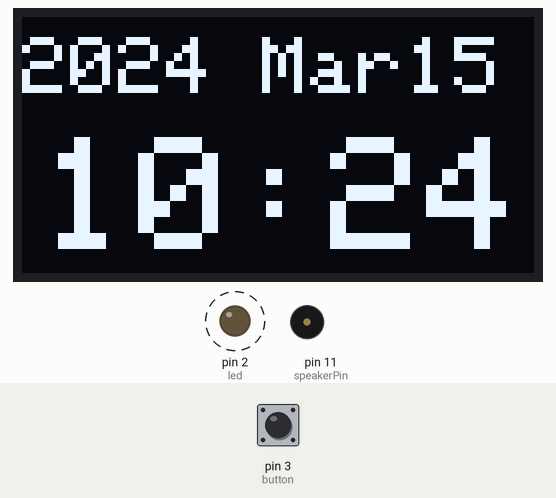
The sketch below on a simulated Arduino Uno, built with avr-gcc and run on an emulated ATmega328P. On the bench: 128×64 one-colour display, output pins drawn as LEDs (lit = HIGH), buzzer (waves = sounding). Dashed ring = blinking. The inputs (shaded band) are chosen by the test bench; at power-on: pin 3 (button) LOW. The local clock reads 2024-03-15 10:24:30 at power-on unless the sketch sets it; pins used as bus, display or sensor lines are not drawn.

Above: at 3.2 s.
3.3 s: pin 3 (button) pulled HIGH for 1.05 s
At 7.4 s:
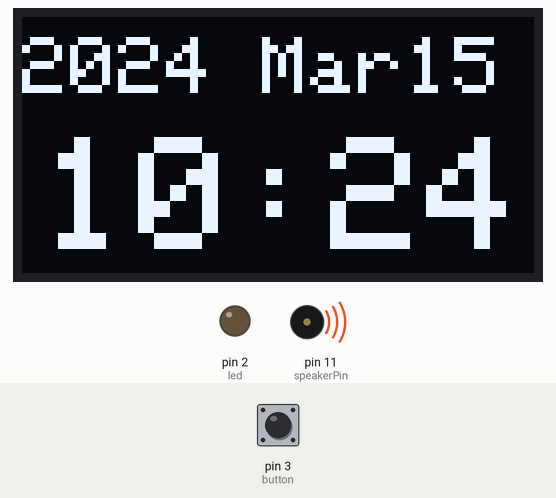
At 7.78 s:
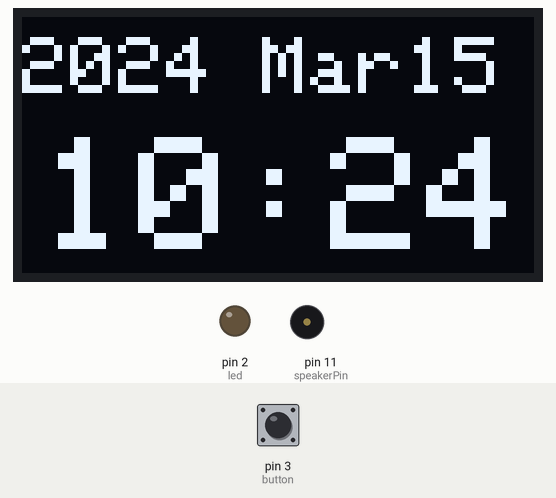
Timing chart, 0 to 11.9 s (numbered marks = the images above; inputs shaded):
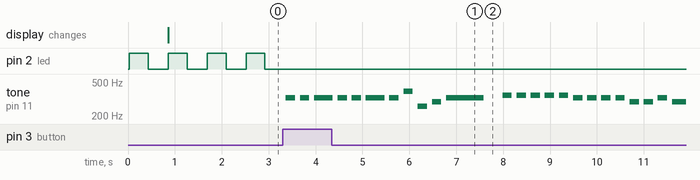

Measured:
- after the input at 3.3 s, pin 2 (led): stops changing and stays LOW; tone on pin 11 (speakerPin): plays 328 Hz for 0.20 s, 328 Hz for 0.20 s, 328 Hz for 0.40 s, 328 Hz for 0.20 s, 328 Hz for 0.20 s, 328 Hz for 0.40 s … (24 notes in this stretch), starting after 0.07 s
- by itself, pin 2 (led): alternates HIGH for 0.40 s and LOW for 0.43 s

The sketch:

OLED_Clock_SW_Festival.ino
```cpp
/*
  Title        : OLED_Clock_SW_Festival.ino
  Author       : zzeromin, member of Duksung Univ. WISE Center
  Creation Date: Nov 24, 2017
  Homepage     : http://wise.duksung.ac.kr
*/

/***************************************************************
  OLED Analogue Clock using Adafruit GFX and OLED libraries
  by Chris Rouse Oct 2014
  visit https://learn.adafruit.com/monochrome-oled-breakouts/arduino-library-and-examples
  for the OLED libraries and instructions on their use.

  Using a IIC 128x64 OLED with SSD1306 chip
  RTC DS1307
  Wire RTC:
  SCL Analog pin 5
  SDA Analog pin 4
  GND GND
  VCC +5v
***************************************************************/
// Add libraries
#include <Wire.h>
#include "RTClib.h"
#include <Adafruit_GFX.h>
#include <Adafruit_SSD1306.h>

// setup OLED display
#define OLED_RESET 4
Adafruit_SSD1306 display(OLED_RESET);
#if (SSD1306_LCDHEIGHT != 64)
#error("Height incorrect, please fix Adafruit_SSD1306.h!");
#endif

// Setup RTC
RTC_DS1307 RTC;
char monthString[37] = {"JanFebMarAprMayJunJulAugSepOctNovDec"};
int  monthIndex[122] = {0, 3, 6, 9, 12, 15, 18, 21, 24, 27, 30, 33};

int led = 2;
int button = 3;
int buttonState = 0;
int speakerPin = 11;

//Jingle Bells
int length = 26;
char notes[] = "eeeeeeegcde fffffeeeeddedg";
int beats[] = { 1, 1, 2, 1, 1, 2, 1, 1, 1, 1, 4, 1, 1, 1, 1, 1, 1, 1, 1, 1, 1, 1, 1, 1, 2, 2};
int tempo = 200;

void setup() {
  pinMode(led, OUTPUT);
  pinMode(button, INPUT);
  pinMode(speakerPin, OUTPUT);

  // If you want to set the aref to something other than 5v
  // analogReference(EXTERNAL);
  Wire.begin();
  RTC.begin();
  if (! RTC.isrunning()) {
    // Serial.println("RTC is NOT running!");
    // following line sets the RTC to the date & time this sketch was compiled
    RTC.adjust(DateTime(__DATE__, __TIME__));
  }
  // by default, we'll generate the high voltage from the 3.3v line internally! (neat!)
  // Use I2C Scanner to check the address, if necessary change the 0x3C in the line below
  display.begin(SSD1306_SWITCHCAPVCC, 0x3C);  // initialize with the I2C addr 0x3C (for the 128x64)
  // init done
  // set font size
  display.setTextSize(2.5);  // small font size
  display.setTextColor(WHITE);
  display.clearDisplay();
}

void loop() {
  ledBlink();
  buttonInput();

  //***** RTC **********
  DateTime now = RTC.now();
  display.setCursor(0, 5);
  display.setTextSize(2);  // small font size
  display.print(now.year(), DEC);
  display.print(' ');
  for (int i = 0; i <= 2; i++) {
    display.print(monthString[monthIndex[now.month() - 1] + i]);
  }
  //display.print(' ');
  display.print(now.day(), DEC);

  // display time in digital format
  display.setCursor(5, 30);
  display.setTextSize(4);  // small font size
  display.print(now.hour(), DEC);
  printDigits(now.minute());

  // update display with all data
  display.display();
  display.clearDisplay();
}

void printDigits(int digits) {
  // utility function for digital clock display: prints preceding colon and leading 0
  display.print(":");
  if (digits < 10)
    display.print('0');
  display.print(digits);
}

void ledBlink() {
  int delaytime = 400;
  digitalWrite(led, HIGH);
  delay(delaytime);
  digitalWrite(led, LOW);
  delay(delaytime);
}

void playTone(int tone, int duration) {
  for (long i = 0; i < duration * 1000L; i += tone * 2) {
    digitalWrite(speakerPin, HIGH);
    delayMicroseconds(tone);
    digitalWrite(speakerPin, LOW);
    delayMicroseconds(tone);
  }
}

void playNote(char note, int duration) {
  char names[] = { 'c', 'd', 'e', 'f', 's', 'g', 'a', 'v', 'b', 'C', 'D', 'E' };
  int tones[] = { 1915, 1700, 1519, 1432, 1352, 1275, 1136, 1073, 1014, 956, 852, 758 };

  // play the tone corresponding to the note name
  for (int i = 0; i < 8; i++) {
    if (names[i] == note) {
      playTone(tones[i], duration);
    }
  }
}

void buttonInput() {
  buttonState = digitalRead(button);
  if (buttonState == HIGH) {
    playCarol();
  } else {
    //noTone(speakerPin);
  }
}

void playCarol() {
  for (int i = 0; i < length; i++) {
    if (notes[i] == ' ') {
      delay(beats[i] * tempo); // rest
    } else {
      playNote(notes[i], beats[i] * tempo);
    }
    // pause between notes
    delay(tempo / 2);
  }
}
```
